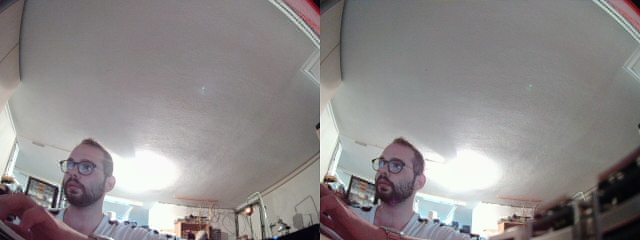
#> input picture Source/images/exportLib/1.png, 640 x 240 px
$ python -i image_diff.py   (imports and definitions only)   (older library calls are emulated)
#> lines starting #> are read from the running program, lines starting #| are printed output that depends on the picture; after the words box and inside, x2 and y2 are one past the last pixel; in counts of white or black regions, pixels touching at a corner belong together; long printed decimals are rounded
from skimage.measure import compare_ssim
import argparse
import imutils
import cv2


def compImg():

    #vsic = vidstream().img_counter
    # load the two input images
    imageA = cv2.imread("images/exportLib/1.png")
#> imageA is the input picture: shape (240, 640, 3); mean B, G, R 137.3, 137, 141.2
    imageB = cv2.imread("images/testLib/2.png")
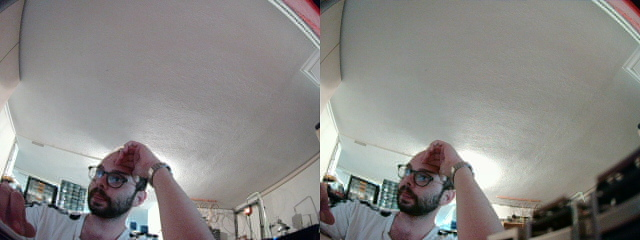
#> input picture Source/images/testLib/2.png, 640 x 240 px
#> imageB is the input picture: shape (240, 640, 3); mean B, G, R 134.1, 136.2, 137.8

    # convert the images to grayscale
    grayA = cv2.cvtColor(imageA, cv2.COLOR_BGR2GRAY)
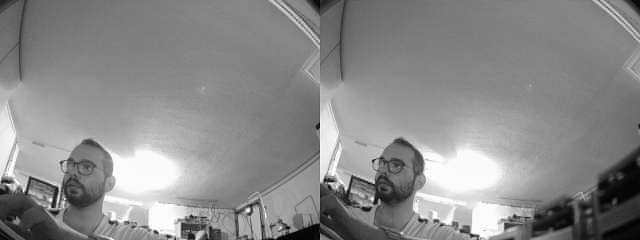
#> grayA: shape (240, 640); min 0, max 255, mean 138.3
    grayB = cv2.cvtColor(imageB, cv2.COLOR_BGR2GRAY)


    (score, diff) = compare_ssim(grayA, grayB, full=True)
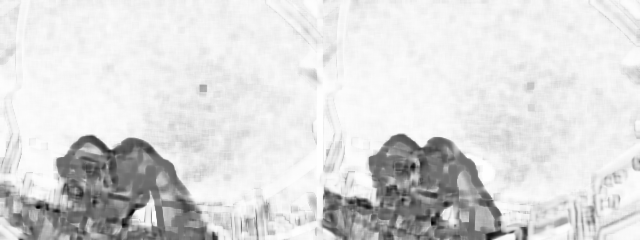
#> diff: shape (240, 640) float64; min -0.731, max 1, mean 0.758; drawn with min black and max white
#> score = 0.759
    diff = (diff * 255).astype("uint8")
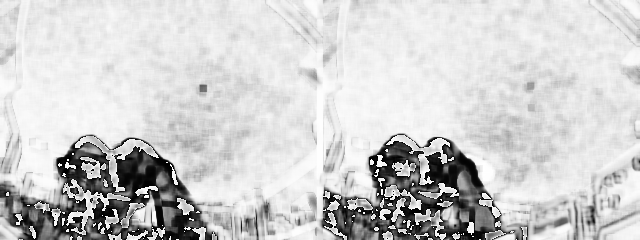
#> diff: shape (240, 640); min 0, max 255, mean 205.3
    print("SSIM: {}".format(score))
#| SSIM: 0.7595

    if score <0.9894962083216638:
        print("not the same")

    # threshold the difference image, followed by finding contours to
    # obtain the regions of the two input images that differ
    thresh = cv2.threshold(diff, 0, 255,
        cv2.THRESH_BINARY_INV | cv2.THRESH_OTSU)[1]
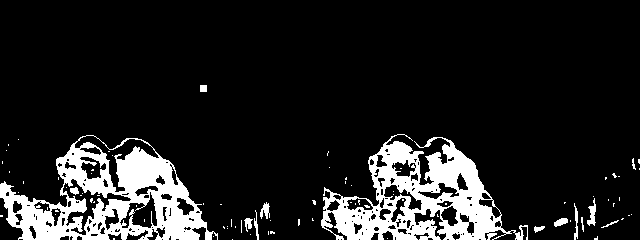
#> thresh: shape (240, 640); 13% white; 87 white regions (73 under 20 px)
    cnts = cv2.findContours(thresh.copy(), cv2.RETR_EXTERNAL,
        cv2.CHAIN_APPROX_SIMPLE)
#> cnts = 62 contours, 52 with area under 20; largest, box (x1, y1, x2, y2) and area: (0, 135, 218, 240) 13664, (321, 134, 528, 240) 11098, (587, 198, 596, 226) 92, (260, 202, 270, 219) 66, (554, 218, 568, 227) 65
    cnts = imutils.grab_contours(cnts)


    # loop over the contours
    for c in cnts:
        # compute the bounding box of the contour and then draw the
        # bounding box on both input images to represent where the two
        # images differ
        (x, y, w, h) = cv2.boundingRect(c)
        cv2.rectangle(imageA, (x, y), (x + w, y + h), (0, 0, 255), 2)
        cv2.rectangle(imageB, (x, y), (x + w, y + h), (0, 0, 255), 2)
#> this loop made 62 passes
#> (x, y, w, h) on passes 1, 2, 4, 5, 6, 7, 9, 10, 12, 14, 16, 21: (232, 239, 1, 1), (387, 238, 1, 1), (594, 236, 4, 4), (213, 236, 1, 1), (250, 234, 1, 1), (270, 231, 5, 3), (227, 228, 1, 1), (534, 226, 11, 7), (227, 226, 1, 1), (601, 220, 18, 8), (270, 220, 1, 1), (554, 218, 14, 9)
#> (c, x, y, w, h) on passes 3, 8, 11, 13, 15, 17: ([[113, 238], [113, 239], [114, 239], [114, 238]], 113, 238, 2, 2), ([[268, 231], [268, 234]], 268, 231, 1, 4), ([[235, 226], [235, 227]], 235, 226, 1, 2), ([[223, 226], [223, 227], [224, 228], [224, 227]], 223, 226, 2, 3), ([[570, 220], [570, 221]], 570, 220, 1, 2), ([[241, 220], [241, 232]], 241, 220, 1, 13)
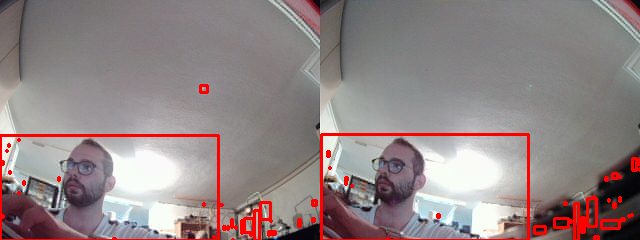
#> imageA: shape (240, 640, 3); 3.49% of pixels changed, all inside (x1, y1, x2, y2) = (0, 84, 640, 240)
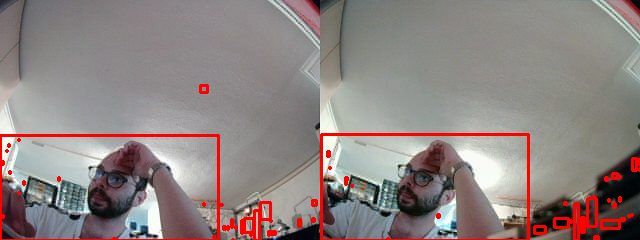
#> imageB: shape (240, 640, 3); 3.49% of pixels changed, all inside (x1, y1, x2, y2) = (0, 84, 640, 240)

    # show the output images
    #cv2.imshow("Original", imageA)
    #cv2.imshow("Modified", imageB)
    #cv2.imshow("Diff", diff)
    cv2.imshow("Thresh", thresh)
    cv2.waitKey(0)


# [1 line not run here, left out]

>>> result = compImg()
